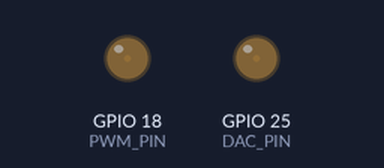
Simulated run of this program. Board: ESP32. Parts: output pins drawn as LEDs (lit = HIGH). What the program prints to the serial monitor is not drawn.

Above: at 0.05 s.
At 2.3 s:
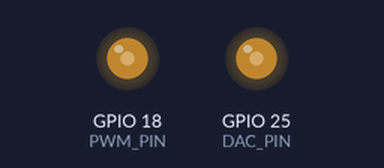
At 4.6 s:
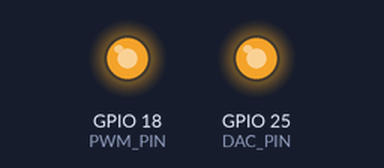
At 9.2 s:
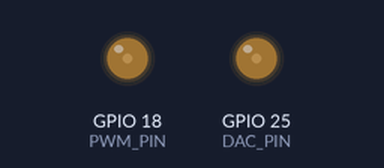
Timing chart, 0 to 13.3 s (numbered marks = the images above):
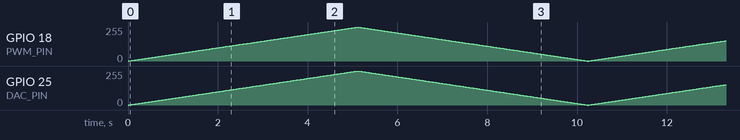

The program:

main.cpp
```cpp
#include <Arduino.h>

#define DAC_PIN 25
#define PWM_PIN 18

#define PWM_CHANNEL 0
#define PWM_FREQUENCY 5000
#define PWM_RESOLUTION 8

void setup()
{
    Serial.begin(115200);

    Serial.println("Task 6: DAC and PWM");

    // Configure PWM
    ledcSetup(PWM_CHANNEL, PWM_FREQUENCY, PWM_RESOLUTION);

    ledcAttachPin(PWM_PIN, PWM_CHANNEL);
}

void loop()
{
    // Increase brightness
    for (int value = 0; value <= 255; value++)
    {
        // DAC output on GPIO25
        dacWrite(DAC_PIN, value);

        // PWM output on GPIO18
        ledcWrite(PWM_CHANNEL, value);

        delay(20);
    }

    // Decrease brightness
    for (int value = 255; value >= 0; value--)
    {
        dacWrite(DAC_PIN, value);

        ledcWrite(PWM_CHANNEL, value);

        delay(20);
    }
}
```
